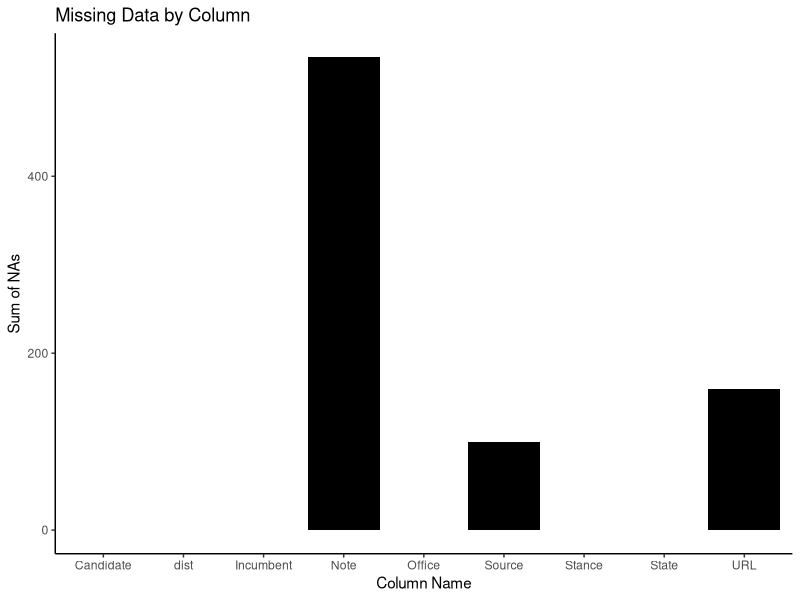
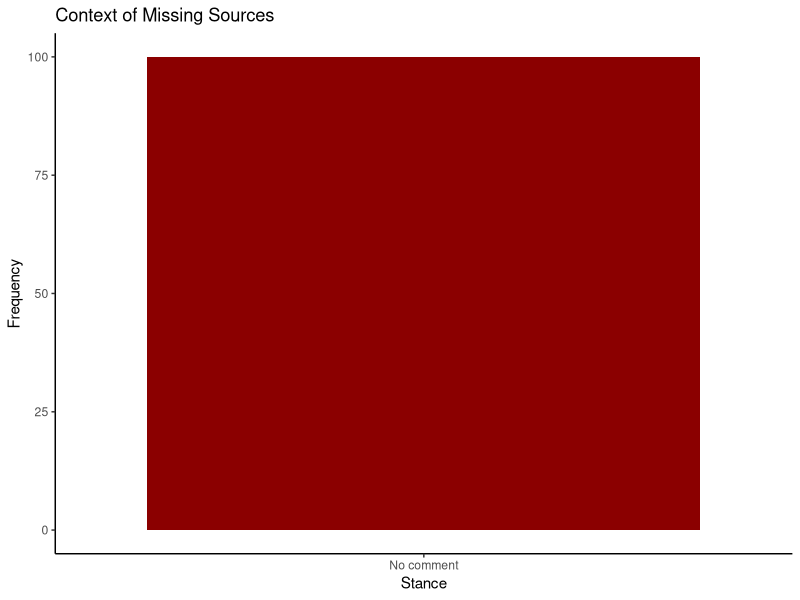
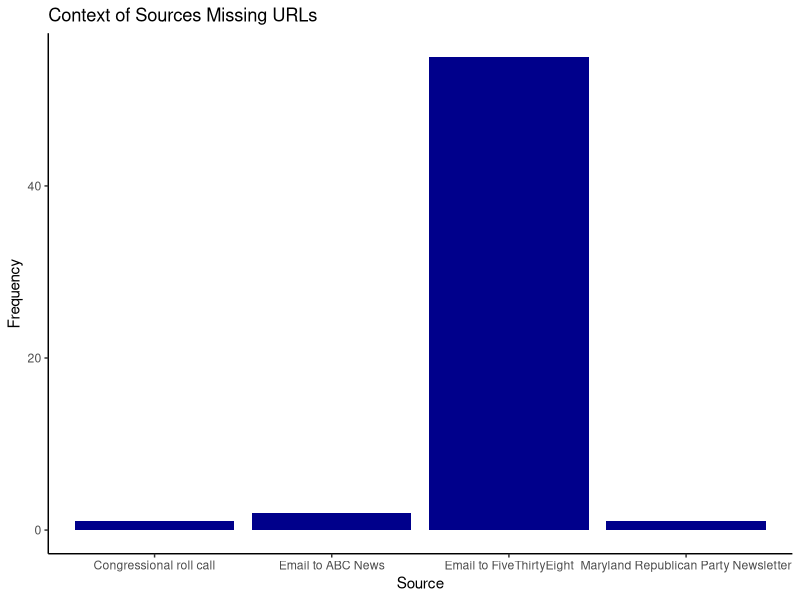
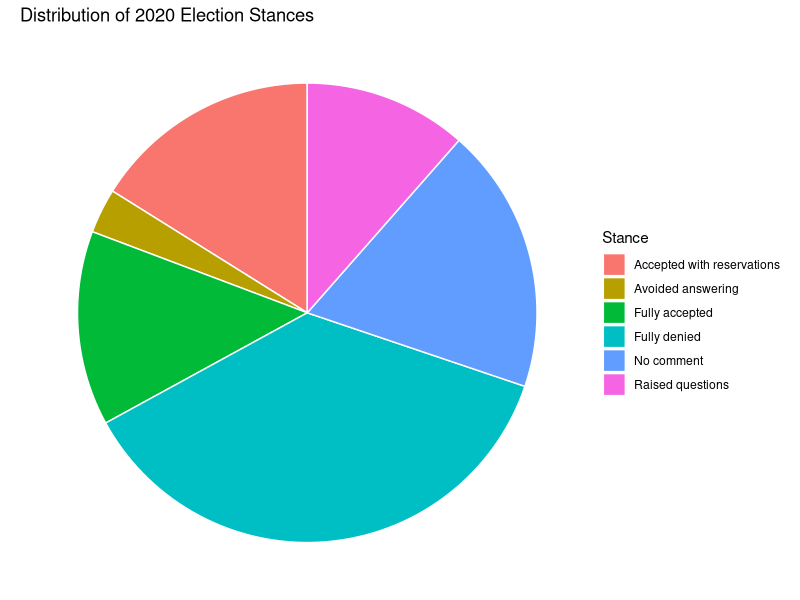

Here is the R script that generated these plots, in order: (Note: this script raises an error after producing the figures.)
# Setup -------------------------------------------------------------------

# Load relevant libraries

library(tidyverse)
library(readxl)

# Read in 538 election denial data, and seperate the house and statewide datasets

ed <- 
  read_csv("data/raw/fivethirtyeight_election_deniers.csv") %>% 
  
  mutate(dist = gsub("At-Large", "AL", District), .keep = "unused")  %>% 
  
  mutate(Source = gsub("To", "to", Source))

# Diagnostics -------------------------------------------------------------

# Evaluate NAs

nas <-
  data.frame(colSums(is.na(ed)), row.names = NULL)

names(nas) <- c("Sum of NAs")

nas["Column Name"] <- names(ed)

na_plot <- ggplot(data = nas, aes(x = `Column Name`, y = `Sum of NAs`)) +
  geom_bar(stat = "identity", fill = "Black") +
  theme_classic() + 
  labs(title="Missing Data by Column")

ggsave("images/na_plot.png", device = png)

# View specifics

source_na_table <- ed %>% filter(is.na(Source)) %>% select(Stance) %>% table %>% data.frame

names(source_na_table) <- c("Stance", "Frequency")

source_na_plot <- ggplot(data = source_na_table, aes(x = Stance, y = Frequency)) +
  geom_bar(stat = "identity", fill = "DarkRed") +
  theme_classic() + 
  labs(title="Context of Missing Sources")

ggsave("images/source_na_plot.png", device = png)

url_na_table <- ed %>% filter(is.na(URL)) %>% select(Source) %>% table %>% data.frame

names(url_na_table) <- c("Source", "Frequency")

url_na_plot <- ggplot(data = url_na_table, aes(x = Source, y = Frequency)) +
  geom_bar(stat = "identity", fill = "DarkBlue") +
  theme_classic() + 
  labs(title="Context of Sources Missing URLs")

ggsave("images/na_source_plot.png", device = png)


# Distributions -----------------------------------------------------------

table(ed$Office)
table(ed$Stance)

pie = data.frame(table(ed$Stance))
names(pie) <- c("Stance","Quantity")

pie <- ggplot(pie, aes(x="", y=Quantity, fill=Stance)) +
  geom_bar(stat="identity", width=1, color = "white") +
  coord_polar("y", start=0) +
  theme_void() + 
  labs(title="Distribution of 2020 Election Stances")

ggsave("images/pie.png", device = png)


# Correct Known Errors ----------------------------------------------------

ed %>% filter(is.na(Stance)) %>% select(State, dist) %>% print(n=18) %>% arrange()
# CA 30, CA 29, CA 10, CA 37, CA 15, CA 16, CA 34, NY 13, NY 9, MA 4 not in data
# CA2, Douglas Brower, No Comment
# RI1, Allan Waters, No Comment
# RI2, Allan Fung, Accepted with Reservations
# DE0, Lee Murphy, No Comment
# NH1, Karoline Leavitt, Fully denied
# IL17, Esther Joy King, No Comment
# NH2, Robert Burns, Accepted with Reservations

names(ed)
unique(ed$Stance)
unique(ed$dist)
CA2 <- c("Douglas Brower","No","California","Representative","No comment",NA,NA,NA,"2")
RI1 <- c("Allan R. Waters","No","Rhode Island","Representative","No comment",NA,NA,NA,"1")
RI2 <- c("Allan W. Fung","No","Rhode Island","Representative","Accepted with reservations",NA,NA,NA,"2")
DEAL <- c("Lee Murphy","No","Delaware","Representative","No comment",NA,NA,NA,"AL")
NH2 <- c("Robert Burns","No","New Hampshire","Representative","No comment",NA,NA,NA,"2")
NH1 <- c("Karoline Leavitt","No","New Hampshire","Representative","Fully denied",NA,NA,NA,"1")
#IL17 <- c(" Esther Joy King","No","Illinois","Representative","No comment",NA,NA,NA,"17")
lost <- data.frame(rbind(CA2,RI1, RI2, DEAL, NH1, NH2))
names(lost) <- names(ed)
ed <- rbind(ed,lost)



# Merge with Partisan Data ------------------------------------------------

# Import cartogram from previous project, which combines Cook 2022 ratings
# with homemade coordinate positions

cart <- 
  read_excel("data/raw/cd_cart_hex_118.xlsx") %>% 
  
  # Fix gross col name
  
  mutate(ST_dist = `ST#`, .keep = "unused") %>% 
  
  # remove unnecessary and unlisenced variables
  
  select(State, dist, PVI, metric, pvi_range, View, ST_dist, ST)

# Create primary data frame for analysis

df <- 
  
  # Call the cartogram / bowtie coords and PVI data
  
  cart %>% 
  
  # Join with the House election denier data
  
  left_join(
    ed %>% 
      filter(Office == "Representative") %>% 
      select(-c(Source,URL,Note)),
    on = c("State", "dist"))

# Pull data from NCSL:
# https://www.ncsl.org/research/elections-and-campaigns/primary-types.aspx
# Nebraska Sourced Seperately
# https://www.openprimaries.org/states_nebraska/

# Baseline is states are open

list_closed <- c("Delaware", "Maryland", "New York", "Florida", "Nevada", "Oregon", "Kentucky", "New Mexico", "Pennsylvania", "Nebraska")

list_partially_closed <- c("Connecticut", "Oklahoma", "Idaho", "South Dakota", "North Carolina", "Utah")

list_partially_open <- c("Illinois", "Ohio", "Indiana", "Tennessee", "Iowa", "Wyoming")

list_mostly_open <- c("Arizona", "Maine", "New Jersey", "Colorado", "Massachusetts", "Rhode Island", "Kansas", "New Hampshire", "West Virginia")

top_level <- c("Washington", "California", "Louisiana", "Alaska")

# Note: Georgia having a general election runoff is irrelevant

# create combined list

non_open <- c(list_closed, list_partially_closed, list_partially_open, list_mostly_open, top_level)

length(non_open)

# Check lengths by summing the non-open states to the number of open states

if((length(unique(non_open)) + 15 - 50) == 0) {print("All Accounted For")} else {print("check data")}

# Create a list of states that require majorities to win a primary (most runoff systems):
# https://ballotpedia.org/Runoff_election

majority_primaries <- c("Alabama", "Arkansas", "Georgia", "Mississippi", "Oklahoma", "South Carolina", "South Dakota", "Texas")

# Note: Vermont excluded; Vermont is only for ties (not really relevant to Congressional)
# Note: North Carolina excluded; NC has a 30% +1 rule for runoffs, making it non-majority
# Note: Georgia excluded due to only having general election runoffs
# Note: Louisiana funky, might have to add to this list

# create new categorical columns
df <- 
  df %>% 
  
  # Create a dummy that is 1 when a state requires a majority
  
  mutate(
    req_majority = 
      ifelse(
        State %in% 
          majority_primaries, 
        1, 
        0)) %>% 
  
  # Create a likert scale for primary openness
  
  mutate(
    primary_scale =
      case_when(
        State %in% top_level ~ 0,
        State %in% list_mostly_open ~ 2,
        State %in% list_partially_open ~ 3,
        State %in% list_partially_closed ~ 4,
        State %in% list_closed ~ 5) 
    
    # Add var to reflect unlisted states being open
    
    %>% replace_na(1))

# Read in fundraising data
# https://www.fec.gov/campaign-finance-data/all-candidates-file-description/

fec_key <- read_csv("data/raw/fec_key.csv")

# https://www.fec.gov/data/browse-data/?tab=bulk-data

fundraising <- read_delim("data/raw/weball22.txt", col_names = F) %>% 
  set_names(fec_key$`Column name`) %>%
  filter(CAND_PTY_AFFILIATION == "REP") %>% 
  filter(startsWith(CAND_ID, "H")) %>% 
  select(CAND_OFFICE_ST,CAND_ID,CAND_NAME) %>% 
  rename(ST = CAND_OFFICE_ST) %>% 
  mutate(last_name = tolower(gsub(",.*$", "", CAND_NAME)))

# Find Problems in Candidate suffixes

#df %>% mutate(last_name = sub(".*\\s", "", Candidate)) %>% select(last_name) %>% arrange(nchar(last_name)) %>% unique() %>% print(n = 40)

# enumerate issues and make it regex friendly

problems <- c(" III", " II", " Sr.", " Jr.")
find.string <- paste(unlist(problems), collapse = "|")

# Create last name and add variable

df <- df %>% 
  mutate(Candidate2 = gsub(find.string, replacement = "", x = Candidate)) %>% 
  mutate(last_name = tolower(sub(".*\\s", "", Candidate2)), 
         dist = as.integer(gsub("AL", 0, dist)),
         .keep = "unused") %>% 
  filter(View == "Cartogram")

combo_list <- df %>% select(last_name, ST) %>% mutate(combo = paste0(ST,last_name)) %>% pull(combo)
clean <- fundraising %>% group_by(last_name, ST) %>% filter(n()>1) %>% ungroup() %>% mutate(combo = paste0(ST,last_name)) %>% filter(combo %in% combo_list)
write.csv(clean, "data/processed/view_dups.csv")

fundraising <- fundraising %>% left_join(read_csv("data/raw/view_dups_tagged.csv") %>% select(FEC_ID,8) %>% set_names(c("CAND_ID","Keep")), by = "CAND_ID") %>% mutate(Keep = replace_na(Keep, "Meh")) %>% filter(Keep != "Drop")

df <- df %>% left_join(fundraising, by = c("ST","last_name"))

# clean environment

rm(list=setdiff(ls(), "df"))

# Create key for primary openness

primaries_key <- 
  data.frame(
    primary_scale = 
      c(0:5),
    primary_type = 
      c("All Party", "Open", "Open to Unaffiliated", "Partially Open", "Partially Closed", "Closed")
  )
c(0:5)
# Create new variable to highlight better competitive bins

df <- 
  df %>% 
  mutate(
    comp_scale =
      case_when(
        metric > .6 ~ 3,
        metric > .55 ~ 2,
        metric > .52 ~ 1,
        metric > .47 ~ 0,
        metric > .44 ~ -1,
        metric > .39 ~ -2,
        metric > 0 ~ -3)) 

# create key for competitiveness

comp_key <-
  data.frame(
    comp_scale = 
      unique(df$comp_scale),
    comp_key = 
      c("Solid R", "Solid D", "Likely R", "Competitive", "Lean R", "Lean D", "Likely D")) %>% 
      arrange(comp_scale)

# Create scale stance metric

stance_key <- 
  data.frame(
    Stance = 
      unique(df$Stance), 
    Stance_scale = 
      c(-2,1,0,2,-1,0,NA),
    Stance_key = 
      c("Denial","Partial Acceptance","No Comment","Acceptance","Some Denial","No Comment","Not Tracked by 538")) %>% 
  arrange(Stance_scale)

# Add stance scale to df

df <- df %>% 
  left_join(stance_key) %>% 
  left_join(comp_key) %>% 
  left_join(primaries_key)


df %>% group_by(ST_dist) %>% filter(n()>1) %>% ungroup()



# Explore -----------------------------------------------------------------



df %>%
  select(comp_scale, Stance_scale) %>%
  # Summarize data by count
  group_by(comp_scale, Stance_scale) %>%
  summarise(total_count=n()) %>%
  # Plot
  ggplot(aes(comp_scale, total_count, fill = Stance_scale)) +
  # Add Bar
  geom_bar(stat = "identity", position = "fill")

df %>%
  select(primary_scale, Stance_scale) %>%
  # Summarize data by count
  group_by(primary_scale, Stance_scale) %>%
  summarise(total_count=n()) %>%
  # Plot
  ggplot(aes(primary_scale, total_count, fill = Stance_scale)) +
  # Add Bar
  geom_bar(stat = "identity", position = "fill")

df %>%
  select(req_majority, Stance_scale) %>%
  # Summarize data by count
  group_by(req_majority, Stance_scale) %>%
  summarise(total_count=n()) %>%
  # Plot
  ggplot(aes(req_majority, total_count, fill = Stance_scale)) +
  # Add Bar
  geom_bar(stat = "identity", position = "fill")





# Scrap -------------------------------------------------------------------

lm.stance<- lm(Stance_scale ~ req_majority + comp_scale, data = df)
summary(lm.stance)

# https://www.opensecrets.org/open-data/api-documentation

os <- 
  read_csv("data/raw/os_cand_ids.csv") %>% 
  filter(Party == "R") %>% 
  mutate(ST = substr(DistIDRunFor, start = 1, stop = 2),
         dist = as.integer(substr(DistIDRunFor, start = 3, stop = 4)),
         last_name = tolower(gsub(",.*$", "", CRPName))) %>% 
  drop_na 

sing_state <- c("SD","ND","VT","DE","AK","WY")

os$sing_state <- ifelse(os$ST %in% sing_state, 0, 1)
if_else(os$sing_state == 0, 0, os$dist)

length(unique(victors$DistIDRunFor))
